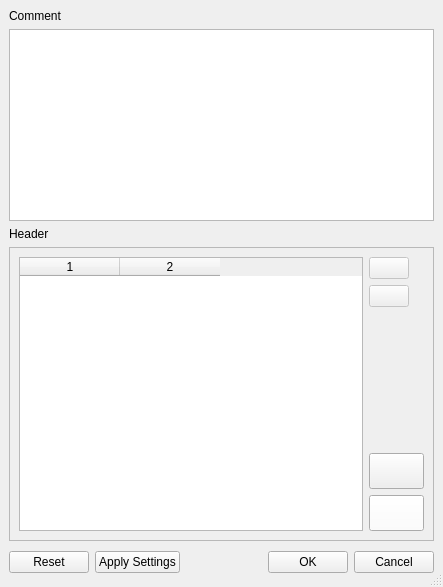
<ui version="4.0" >
 <author></author>
 <comment></comment>
 <exportmacro></exportmacro>
 <class>frmHeader</class>
 <widget class="QDialog" name="frmHeader" >
  <property name="geometry" >
   <rect>
    <x>0</x>
    <y>0</y>
    <width>443</width>
    <height>587</height>
   </rect>
  </property>
  <property name="sizePolicy" >
   <sizepolicy>
    <hsizetype>7</hsizetype>
    <vsizetype>7</vsizetype>
    <horstretch>0</horstretch>
    <verstretch>0</verstretch>
   </sizepolicy>
  </property>
  <property name="windowTitle" >
   <string>Header</string>
  </property>
  <property name="sizeGripEnabled" >
   <bool>true</bool>
  </property>
  <property name="modal" >
   <bool>true</bool>
  </property>
  <layout class="QGridLayout" >
   <property name="margin" >
    <number>9</number>
   </property>
   <property name="spacing" >
    <number>6</number>
   </property>
   <item row="3" column="0" >
    <widget class="QFrame" name="frame" >
     <property name="sizePolicy" >
      <sizepolicy>
       <hsizetype>7</hsizetype>
       <vsizetype>5</vsizetype>
       <horstretch>0</horstretch>
       <verstretch>0</verstretch>
      </sizepolicy>
     </property>
     <property name="frameShape" >
      <enum>QFrame::StyledPanel</enum>
     </property>
     <property name="frameShadow" >
      <enum>QFrame::Raised</enum>
     </property>
     <layout class="QGridLayout" >
      <property name="margin" >
       <number>9</number>
      </property>
      <property name="spacing" >
       <number>6</number>
      </property>
      <item row="2" column="1" >
       <spacer>
        <property name="orientation" >
         <enum>Qt::Vertical</enum>
        </property>
        <property name="sizeHint" >
         <size>
          <width>20</width>
          <height>141</height>
         </size>
        </property>
       </spacer>
      </item>
      <item row="1" column="1" >
       <widget class="QPushButton" name="btnDown" >
        <property name="enabled" >
         <bool>false</bool>
        </property>
        <property name="sizePolicy" >
         <sizepolicy>
          <hsizetype>0</hsizetype>
          <vsizetype>0</vsizetype>
          <horstretch>0</horstretch>
          <verstretch>0</verstretch>
         </sizepolicy>
        </property>
        <property name="toolTip" >
         <string>Move down</string>
        </property>
        <property name="text" >
         <string/>
        </property>
        <property name="icon" >
         <iconset>../images/down.png</iconset>
        </property>
       </widget>
      </item>
      <item row="0" column="1" >
       <widget class="QPushButton" name="btnUp" >
        <property name="enabled" >
         <bool>false</bool>
        </property>
        <property name="sizePolicy" >
         <sizepolicy>
          <hsizetype>0</hsizetype>
          <vsizetype>0</vsizetype>
          <horstretch>0</horstretch>
          <verstretch>0</verstretch>
         </sizepolicy>
        </property>
        <property name="toolTip" >
         <string>Move up</string>
        </property>
        <property name="statusTip" >
         <string/>
        </property>
        <property name="text" >
         <string/>
        </property>
        <property name="icon" >
         <iconset>../images/up.png</iconset>
        </property>
       </widget>
      </item>
      <item row="3" column="1" >
       <widget class="QPushButton" name="btnInsertRow" >
        <property name="sizePolicy" >
         <sizepolicy>
          <hsizetype>0</hsizetype>
          <vsizetype>0</vsizetype>
          <horstretch>0</horstretch>
          <verstretch>0</verstretch>
         </sizepolicy>
        </property>
        <property name="font" >
         <font>
          <family>Sans Serif</family>
          <pointsize>15</pointsize>
          <weight>50</weight>
          <italic>false</italic>
          <bold>false</bold>
          <underline>false</underline>
          <strikeout>false</strikeout>
         </font>
        </property>
        <property name="toolTip" >
         <string>Insert row</string>
        </property>
        <property name="text" >
         <string/>
        </property>
        <property name="icon" >
         <iconset>../images/new.png</iconset>
        </property>
       </widget>
      </item>
      <item row="4" column="1" >
       <widget class="QPushButton" name="btnDeleteRow" >
        <property name="sizePolicy" >
         <sizepolicy>
          <hsizetype>0</hsizetype>
          <vsizetype>0</vsizetype>
          <horstretch>0</horstretch>
          <verstretch>0</verstretch>
         </sizepolicy>
        </property>
        <property name="palette" >
         <palette>
          <active>
           <color>
            <red>0</red>
            <green>0</green>
            <blue>0</blue>
           </color>
           <color>
            <red>255</red>
            <green>255</green>
            <blue>255</blue>
           </color>
           <color>
            <red>255</red>
            <green>255</green>
            <blue>255</blue>
           </color>
           <color>
            <red>255</red>
            <green>255</green>
            <blue>255</blue>
           </color>
           <color>
            <red>85</red>
            <green>85</green>
            <blue>85</blue>
           </color>
           <color>
            <red>199</red>
            <green>199</green>
            <blue>199</blue>
           </color>
           <color>
            <red>255</red>
            <green>255</green>
            <blue>255</blue>
           </color>
           <color>
            <red>255</red>
            <green>255</green>
            <blue>255</blue>
           </color>
           <color>
            <red>0</red>
            <green>0</green>
            <blue>0</blue>
           </color>
           <color>
            <red>255</red>
            <green>255</green>
            <blue>255</blue>
           </color>
           <color>
            <red>239</red>
            <green>239</green>
            <blue>239</blue>
           </color>
           <color>
            <red>0</red>
            <green>0</green>
            <blue>0</blue>
           </color>
           <color>
            <red>103</red>
            <green>141</green>
            <blue>178</blue>
           </color>
           <color>
            <red>255</red>
            <green>255</green>
            <blue>255</blue>
           </color>
           <color>
            <red>0</red>
            <green>0</green>
            <blue>238</blue>
           </color>
           <color>
            <red>82</red>
            <green>24</green>
            <blue>139</blue>
           </color>
           <color>
            <red>232</red>
            <green>232</green>
            <blue>232</blue>
           </color>
          </active>
          <inactive>
           <color>
            <red>0</red>
            <green>0</green>
            <blue>0</blue>
           </color>
           <color>
            <red>255</red>
            <green>255</green>
            <blue>255</blue>
           </color>
           <color>
            <red>255</red>
            <green>255</green>
            <blue>255</blue>
           </color>
           <color>
            <red>255</red>
            <green>255</green>
            <blue>255</blue>
           </color>
           <color>
            <red>85</red>
            <green>85</green>
            <blue>85</blue>
           </color>
           <color>
            <red>199</red>
            <green>199</green>
            <blue>199</blue>
           </color>
           <color>
            <red>255</red>
            <green>255</green>
            <blue>255</blue>
           </color>
           <color>
            <red>255</red>
            <green>255</green>
            <blue>255</blue>
           </color>
           <color>
            <red>0</red>
            <green>0</green>
            <blue>0</blue>
           </color>
           <color>
            <red>255</red>
            <green>255</green>
            <blue>255</blue>
           </color>
           <color>
            <red>239</red>
            <green>239</green>
            <blue>239</blue>
           </color>
           <color>
            <red>0</red>
            <green>0</green>
            <blue>0</blue>
           </color>
           <color>
            <red>103</red>
            <green>141</green>
            <blue>178</blue>
           </color>
           <color>
            <red>255</red>
            <green>255</green>
            <blue>255</blue>
           </color>
           <color>
            <red>0</red>
            <green>0</green>
            <blue>238</blue>
           </color>
           <color>
            <red>82</red>
            <green>24</green>
            <blue>139</blue>
           </color>
           <color>
            <red>232</red>
            <green>232</green>
            <blue>232</blue>
           </color>
          </inactive>
          <disabled>
           <color>
            <red>128</red>
            <green>128</green>
            <blue>128</blue>
           </color>
           <color>
            <red>255</red>
            <green>255</green>
            <blue>255</blue>
           </color>
           <color>
            <red>255</red>
            <green>255</green>
            <blue>255</blue>
           </color>
           <color>
            <red>255</red>
            <green>255</green>
            <blue>255</blue>
           </color>
           <color>
            <red>85</red>
            <green>85</green>
            <blue>85</blue>
           </color>
           <color>
            <red>199</red>
            <green>199</green>
            <blue>199</blue>
           </color>
           <color>
            <red>199</red>
            <green>199</green>
            <blue>199</blue>
           </color>
           <color>
            <red>255</red>
            <green>255</green>
            <blue>255</blue>
           </color>
           <color>
            <red>128</red>
            <green>128</green>
            <blue>128</blue>
           </color>
           <color>
            <red>239</red>
            <green>239</green>
            <blue>239</blue>
           </color>
           <color>
            <red>239</red>
            <green>239</green>
            <blue>239</blue>
           </color>
           <color>
            <red>0</red>
            <green>0</green>
            <blue>0</blue>
           </color>
           <color>
            <red>86</red>
            <green>117</green>
            <blue>148</blue>
           </color>
           <color>
            <red>255</red>
            <green>255</green>
            <blue>255</blue>
           </color>
           <color>
            <red>0</red>
            <green>0</green>
            <blue>238</blue>
           </color>
           <color>
            <red>82</red>
            <green>24</green>
            <blue>139</blue>
           </color>
           <color>
            <red>232</red>
            <green>232</green>
            <blue>232</blue>
           </color>
          </disabled>
         </palette>
        </property>
        <property name="font" >
         <font>
          <family>Sans Serif</family>
          <pointsize>15</pointsize>
          <weight>50</weight>
          <italic>false</italic>
          <bold>false</bold>
          <underline>false</underline>
          <strikeout>false</strikeout>
         </font>
        </property>
        <property name="toolTip" >
         <string>delete row</string>
        </property>
        <property name="layoutDirection" >
         <enum>Qt::LeftToRight</enum>
        </property>
        <property name="text" >
         <string/>
        </property>
        <property name="icon" >
         <iconset>../images/stop.png</iconset>
        </property>
       </widget>
      </item>
      <item rowspan="5" row="0" column="0" >
       <widget class="QTableWidget" name="tableHeader" >
        <property name="sizePolicy" >
         <sizepolicy>
          <hsizetype>7</hsizetype>
          <vsizetype>7</vsizetype>
          <horstretch>0</horstretch>
          <verstretch>0</verstretch>
         </sizepolicy>
        </property>
        <property name="mouseTracking" >
         <bool>false</bool>
        </property>
        <property name="focusPolicy" >
         <enum>Qt::TabFocus</enum>
        </property>
        <property name="contextMenuPolicy" >
         <enum>Qt::DefaultContextMenu</enum>
        </property>
        <property name="acceptDrops" >
         <bool>false</bool>
        </property>
        <property name="lineWidth" >
         <number>1</number>
        </property>
        <property name="midLineWidth" >
         <number>1</number>
        </property>
        <property name="showDropIndicator" stdset="0" >
         <bool>false</bool>
        </property>
        <property name="dragEnabled" >
         <bool>false</bool>
        </property>
        <property name="alternatingRowColors" >
         <bool>true</bool>
        </property>
        <property name="selectionMode" >
         <enum>QAbstractItemView::SingleSelection</enum>
        </property>
        <property name="showGrid" >
         <bool>true</bool>
        </property>
        <property name="columnCount" >
         <number>2</number>
        </property>
        <column/>
        <column/>
       </widget>
      </item>
     </layout>
    </widget>
   </item>
   <item row="1" column="0" >
    <widget class="QTextEdit" name="txtOtherComments" >
     <property name="sizePolicy" >
      <sizepolicy>
       <hsizetype>7</hsizetype>
       <vsizetype>3</vsizetype>
       <horstretch>0</horstretch>
       <verstretch>0</verstretch>
      </sizepolicy>
     </property>
    </widget>
   </item>
   <item row="2" column="0" >
    <widget class="QLabel" name="label_2" >
     <property name="text" >
      <string>Header</string>
     </property>
    </widget>
   </item>
   <item row="4" column="0" >
    <layout class="QHBoxLayout" >
     <property name="margin" >
      <number>0</number>
     </property>
     <property name="spacing" >
      <number>6</number>
     </property>
     <item>
      <widget class="QPushButton" name="resetButton" >
       <property name="enabled" >
        <bool>true</bool>
       </property>
       <property name="text" >
        <string>Reset</string>
       </property>
      </widget>
     </item>
     <item>
      <widget class="QPushButton" name="applyButton" >
       <property name="text" >
        <string>Apply Settings</string>
       </property>
      </widget>
     </item>
     <item>
      <spacer>
       <property name="orientation" >
        <enum>Qt::Horizontal</enum>
       </property>
       <property name="sizeHint" >
        <size>
         <width>131</width>
         <height>31</height>
        </size>
       </property>
      </spacer>
     </item>
     <item>
      <widget class="QPushButton" name="okButton" >
       <property name="text" >
        <string>OK</string>
       </property>
      </widget>
     </item>
     <item>
      <widget class="QPushButton" name="cancelButton" >
       <property name="text" >
        <string>Cancel</string>
       </property>
      </widget>
     </item>
    </layout>
   </item>
   <item row="0" column="0" >
    <widget class="QLabel" name="label" >
     <property name="text" >
      <string>Comment</string>
     </property>
    </widget>
   </item>
  </layout>
 </widget>
 <pixmapfunction></pixmapfunction>
 <resources/>
 <connections>
  <connection>
   <sender>okButton</sender>
   <signal>clicked()</signal>
   <receiver>frmHeader</receiver>
   <slot>accept()</slot>
   <hints>
    <hint type="sourcelabel" >
     <x>278</x>
     <y>253</y>
    </hint>
    <hint type="destinationlabel" >
     <x>96</x>
     <y>254</y>
    </hint>
   </hints>
  </connection>
  <connection>
   <sender>cancelButton</sender>
   <signal>clicked()</signal>
   <receiver>frmHeader</receiver>
   <slot>reject()</slot>
   <hints>
    <hint type="sourcelabel" >
     <x>369</x>
     <y>253</y>
    </hint>
    <hint type="destinationlabel" >
     <x>179</x>
     <y>282</y>
    </hint>
   </hints>
  </connection>
 </connections>
</ui>
